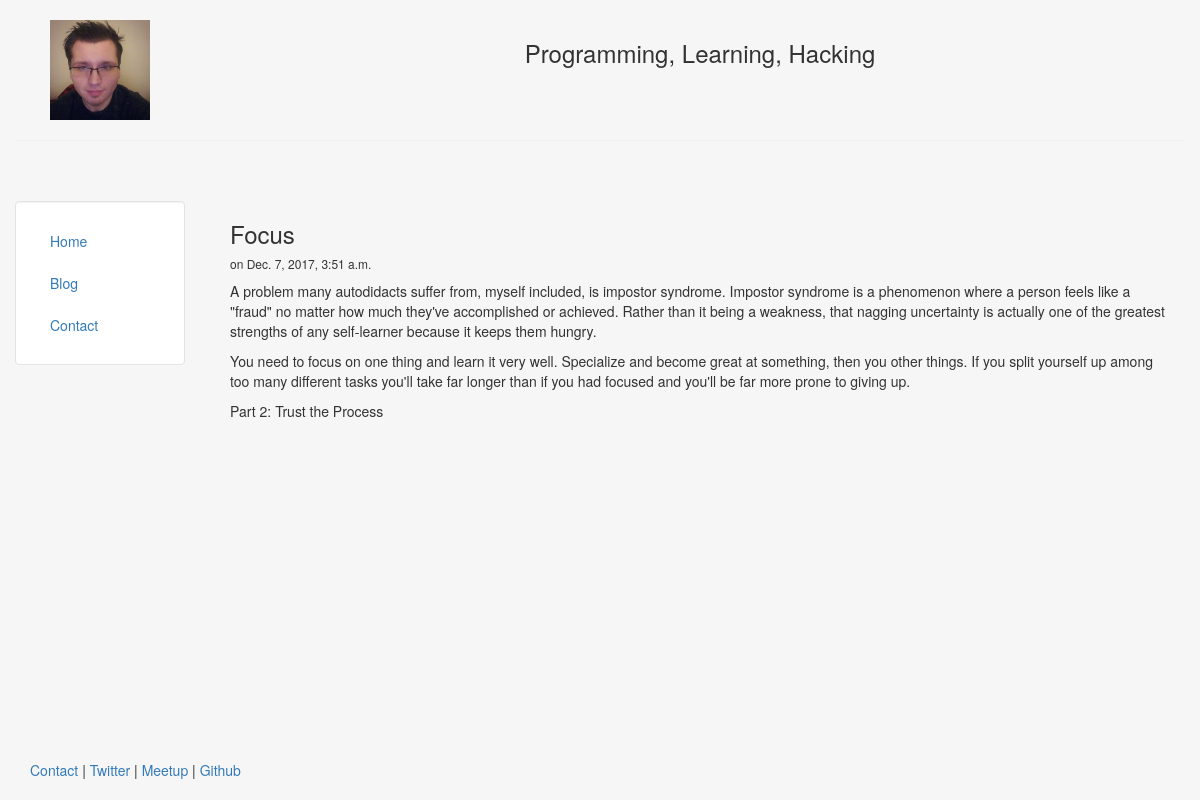
Screenshot of /blog/9 with the database file from the repository.
### blog/models.py (models this page shows, shortened)
class Post(models.Model):
    title = models.CharField(max_length=140)
    body = models.TextField()
    date = models.DateTimeField()

### blog/templates/blog/post.html
{% extends "personal/header.html" %}
{% block content %}
	<h3>{{ post.title }}</h3>
	<h6>on {{post.date}}</h6>
	{{post.body|safe|linebreaks}}
{% endblock %}

### personal/templates/personal/header.html (style rules this page uses)
html, body { height:100% }

### rows the page displays
Post: title "Focus", date "Dec. 7, 2017, 3:51 a.m.", body "A problem many autodidacts suffer from, myself included, is impostor syndrome. Impostor syndrome is a phenomenon where a person feels like a \"fraud\" no matter how much they've accomplished or achieved. Rather than it being a weakness, that nagging uncertainty is actually one of the greatest strengths of any self-learner because it keeps them hungry. You need to focus on one thing and learn it very well. Specialize and become great at something, then you other things. If you split yourself up among too many different tasks you'll take far longer than if you had focused and you'll be far more prone to giving up. Part 2: Trust the Process"
